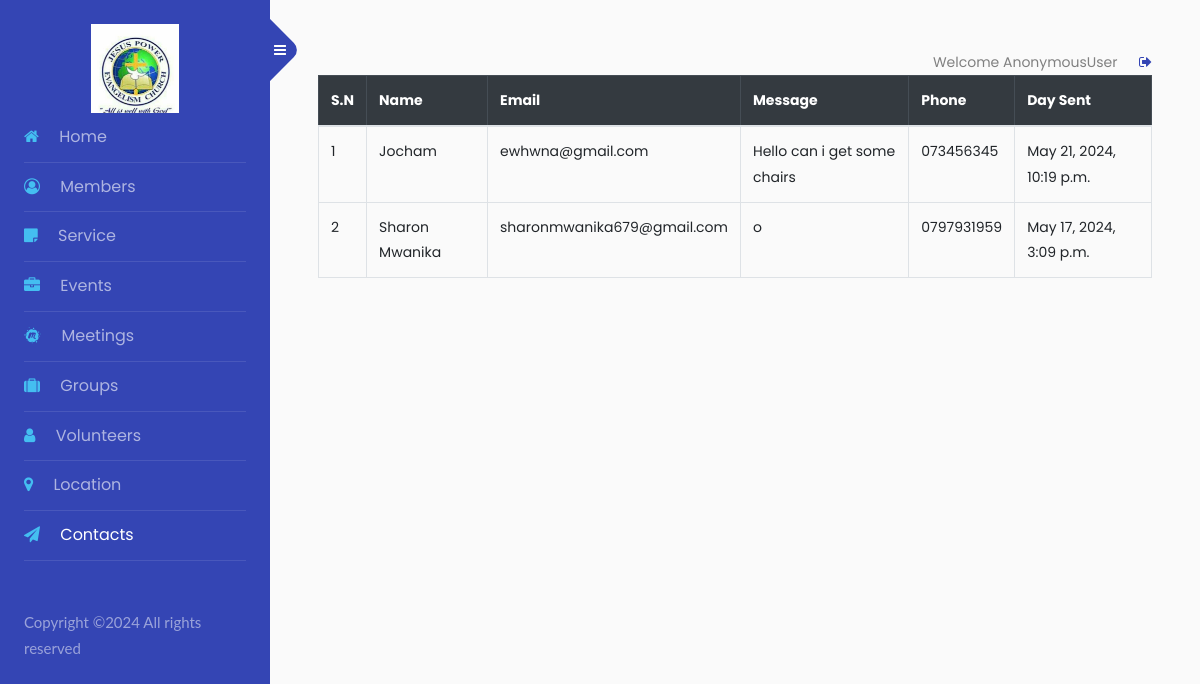
/contact_list, run on an earlier commit of the app's database.
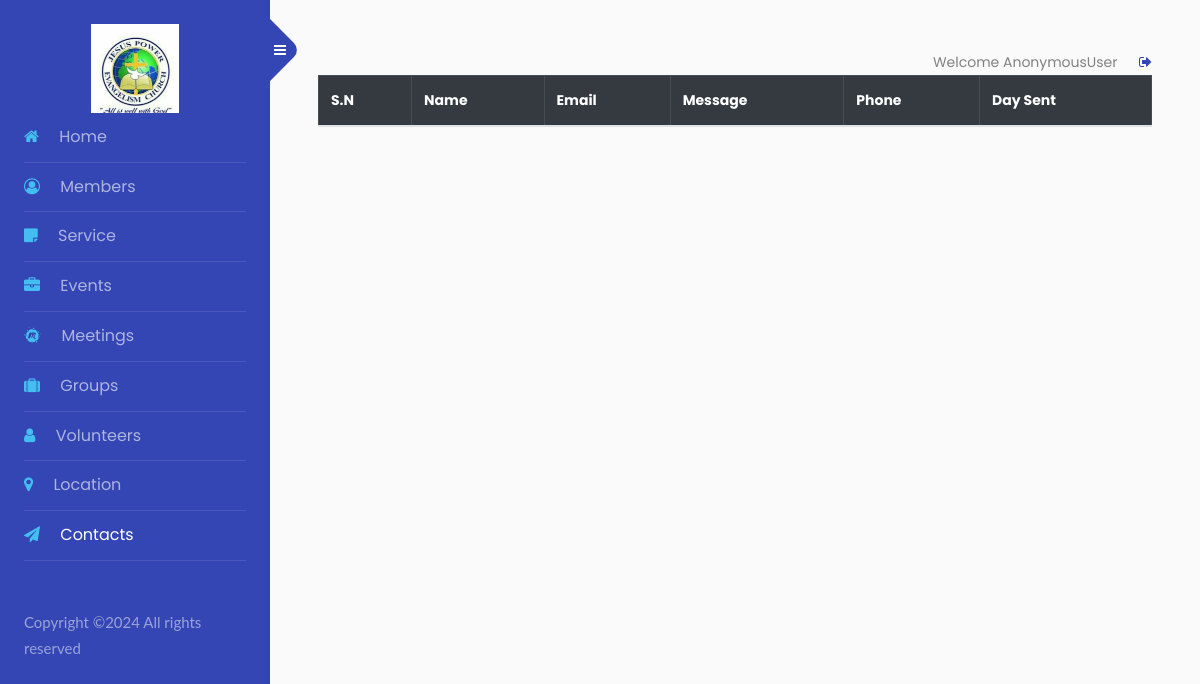
And on a later commit of the database.
### dashboard/models.py (models this page shows, shortened)
class Contact(models.Model):
    name = models.CharField(max_length=100)
    email = models.EmailField()
    message = models.TextField()
    phone = models.CharField(max_length=20, default=None, null=True)
    created_at = models.DateTimeField(auto_now_add=True)

### dashboard/views.py (the view)
# urls.py: path('contact_list', contact_list, name='contact_list'),
def contact_list(request):
    contacts = Contact.objects.all().order_by('-id')
    context = {
        'contacts':contacts,
    }
    return render(request, 'contact_list.html', context)

### dashboard/templates/contact_list.html (shortened to what this page needs)
<!DOCTYPE html>
<html lang="en">
<head>
</head>
<body>
    {% extends "admin-sidebar.html" %}
{% block content %}
<div class="table-responsive">
    <table class="table table-hover table-bordered">
        <thead class="table-dark">
            <tr>
                <th>S.N</th>
                <th>Name</th>
                <th>Email</th>
                <th>Message</th>
                <th>Phone</th>
                <th>Day Sent</th>
            </tr>
        </thead>
        <tbody>
            {% for contact in contacts %}
            <tr>
                <td>{{ forloop.counter }}</td>
                <td>{{ contact.name }} </td>
                <td>{{ contact.email }}</td>
                <td>{{ contact.message }}</td>
                <td>{{ contact.phone }}</td>
                <td>{{ contact.created_at }}</td>
            </tr>
            {% endfor %}
        </tbody>
    </table>
</div>
{% endblock %}

### dashboard/templates/admin-sidebar.html (shortened to what this page needs)
{% load static %}
<!doctype html>
<html lang="en">
<head>
  <link rel="stylesheet" href="{% static 'css/typography.css' %}">
  <link rel="stylesheet" href="{% static 'css/responsive.css' %}">
  <link rel="stylesheet" href="https://stackpath.bootstrapcdn.com/font-awesome/4.7.0/css/font-awesome.min.css">
  <link rel="stylesheet" href="{% static 'css/side.css' %}">
</head>
<body>
  <div class="wrapper d-flex align-items-stretch">
    <nav id="sidebar">
      <div class="custom-menu">
        <button type="button" id="sidebarCollapse" class="btn btn-primary">
          <i class="fa fa-bars"></i>
        </button>
      </div>
      <div class="p-4">
        <center>
          <img src="{% static 'images/church.jpg' %}" alt="logo" class="resized">
        </center>
        <ul class="list-unstyled components mb-5">
          <li class="{% if request.resolver_match.url_name == 'admin_dashboard' %}active{% endif %}">
            <a href="{% url 'admin_dashboard' %}"><span class="fa fa-home mr-3"></span> Home</a>
          </li>
          <li class="{% if request.resolver_match.url_name == 'member_list' %}active{% endif %}">
            <a href="{% url 'member_list' %}"><span class="fa fa-user-circle-o mr-3"></span> Members</a>
          </li>
          <li class="{% if request.resolver_match.url_name == 'service_list' %}active{% endif %}">
            <a href="{% url 'service_list' %}"><span class="fa fa-sticky-note mr-3"></span> Service</a>
          </li>
          <li class="{% if request.resolver_match.url_name == 'event_list' %}active{% endif %}">
            <a href="{% url 'event_list' %}"><span class="fa fa-briefcase mr-3"></span> Events</a>
          </li>
          <li class="{% if request.resolver_match.url_name == 'meeting_list' %}active{% endif %}">
            <a href="{% url 'meeting_list' %}"><span class="fa fa-meetup mr-3"></span> Meetings</a>
          </li>
          <li class="{% if request.resolver_match.url_name == 'group_list' %}active{% endif %}">
            <a href="{% url 'group_list' %}"><span class="fa fa-suitcase mr-3"></span> Groups</a>
          </li>
          <li class="{% if request.resolver_match.url_name == 'volunteer_list' %}active{% endif %}">
            <a href="{% url 'volunteer_list' %}"><span class="fa fa-user mr-3"></span> Volunteers</a>
          </li>
          <li class="{% if request.resolver_match.url_name == 'location_list' %}active{% endif %}">
            <a href="{% url 'location_list' %}"><span class="fa fa-map-marker mr-3"></span> Location</a>
          </li>
          <li class="{% if request.resolver_match.url_name == 'contact_list' %}active{% endif %}">
            <a href="{% url 'contact_list' %}"><span class="fa fa-paper-plane mr-3"></span> Contacts</a>
          </li>
        </ul>
        <div class="footer">
          <p>
            Copyright &copy;<script>document.write(new Date().getFullYear());</script> All rights reserved
          </p>
        </div>
      </div>
    </nav>
    <div id="content" class="p-4 p-md-5 pt-5">
      <div class="nav_bar">
        Welcome {{ user }} &emsp;
        <a href="{% url 'user_logout' %}"><i class="fa fa-sign-out" aria-hidden="true"></i></a>
      </div>
      {% block content %}
      {% endblock %}
    </div>
  </div>
</body>
</html>

### dashboard/templates/admin-sidebar.html (style rules this page uses)
.resized { width: 40%; height: auto; }
.nav_bar { text-align: end; padding-top: 2px; }

What changed in the data, as far as the page shows it:
removed Contact: name "Jocham", email "ewhwna@gmail.com", message "Hello can i get some chairs", phone "073456345", created_at "May 21, 2024, 10:19 p.m."
removed Contact: name "Sharon Mwanika", email "sharonmwanika679@gmail.com", message "o", phone "0797931959", created_at "May 17, 2024, 3:09 p.m."
